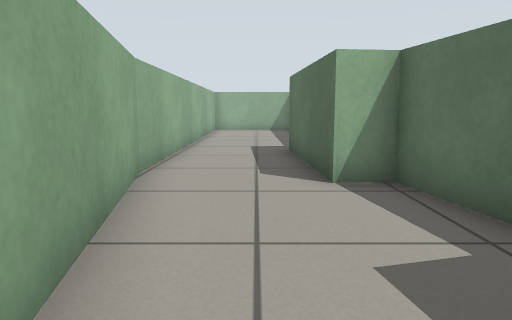
View 1 (above)

13 first-person views from a walk through a robot-simulator world made for Gazebo. The camera is 0.57 m above the floor, tilts 8° down and sees 70° across. The floor is counted in squares, 0.5 m on a side. Each view is taken from the middle of a square. On the plan, view 1 faces up. The plan holds only what a view shows up to about 14 squares ahead; the rest is blank.

View 2
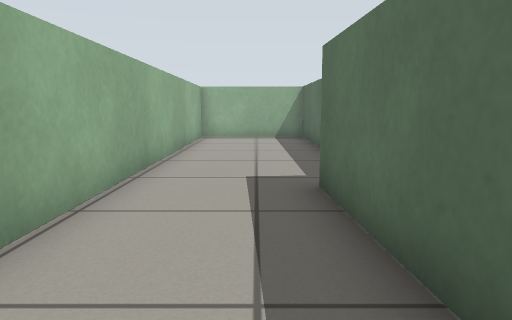

View 3
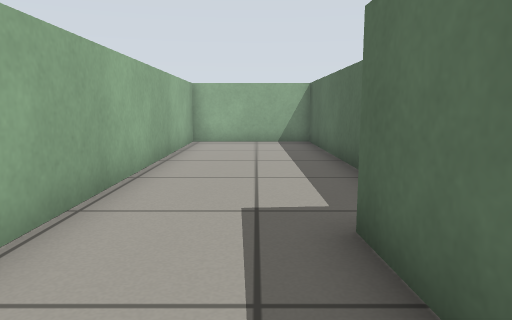

View 4
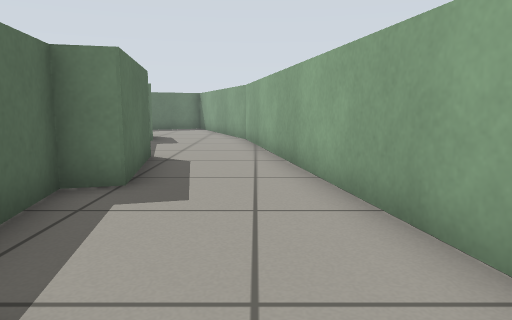

View 5
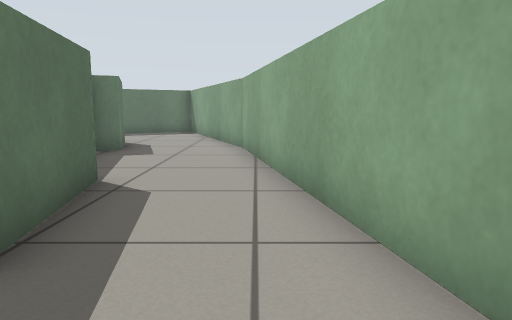

View 6
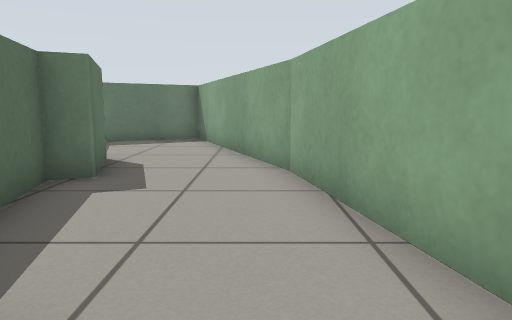

View 7
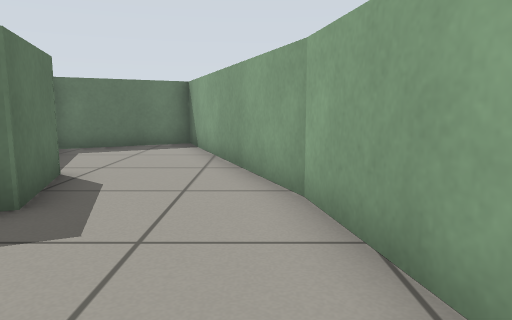

View 8
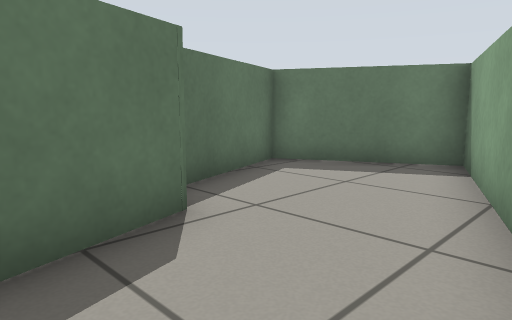

View 9
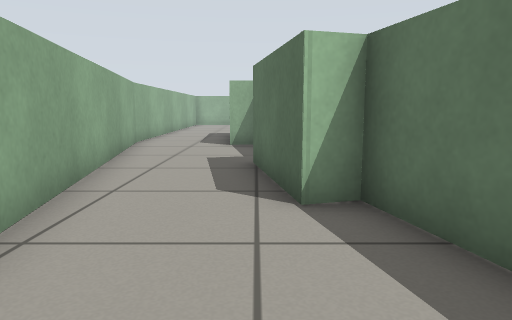

View 10
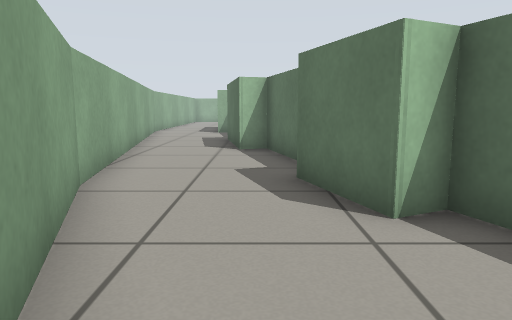

View 11
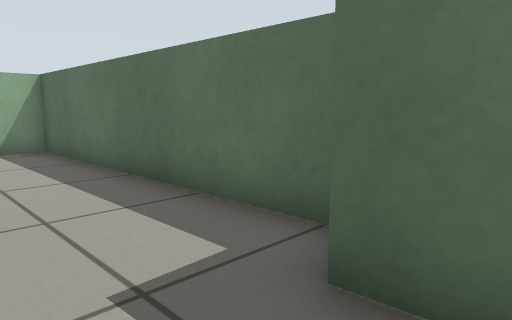

View 12
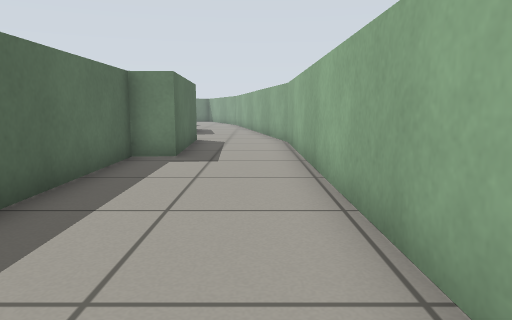

View 13
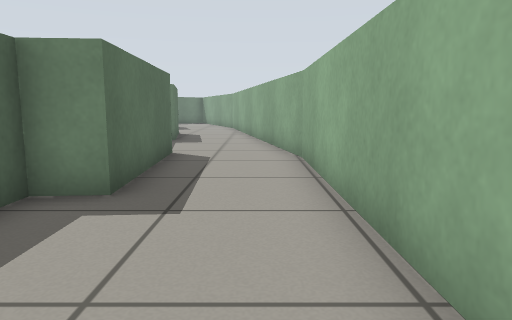

### Floor plan
Points are (right, up) in squares from view 1. A wall is a line through its corners. A room is listed if a view was taken in it or the views show most of it. See-through windows are left out.
Room 1 (views 1, 2, 3, 4, 5, 6, 7, 11, 12, 13)
walls: (-2.1, 6.6) (-0.4, -2.6); (2.5, -1.8) (1.9, 1.7) (2.8, 1.9) (2.2, 5.6) (1.2, 5.5) (0.9, 10.3) (2, 10.3) (1.8, 19.7) (-2.2, 19.7) (-2.1, 6.4)
ways out: opening at (1, -2) to room 2
Room 2 (views 8, 9, 10)
walls: (0.4, -6.6) (3.2, -14) (6.6, -12.3); (-0.4, -2.6) (0.4, -6.7); (6.5, -11.7) (5.2, -8) (4.4, -8.3) (3.7, -6) (4.3, -5.7) (3.3, -1.5) (2.5, -1.8)
ways out: opening at (1, -2) to room 1

Positions as (right, up) in squares from view 1, and headings:
1: (0, 0), facing up
2: (0, 5), facing up
3: (0, 7), facing up
4: (0, 7), facing down
5: (0, 4), facing down
6: (1, 0), facing down
7: (1, -2), facing down
8: (1, -6), facing down-right
9: (2, -6), facing up
10: (3, -12), facing up
11: (-1, 9), facing up-right
12: (-1, 19), facing down
13: (-1, 15), facing down
